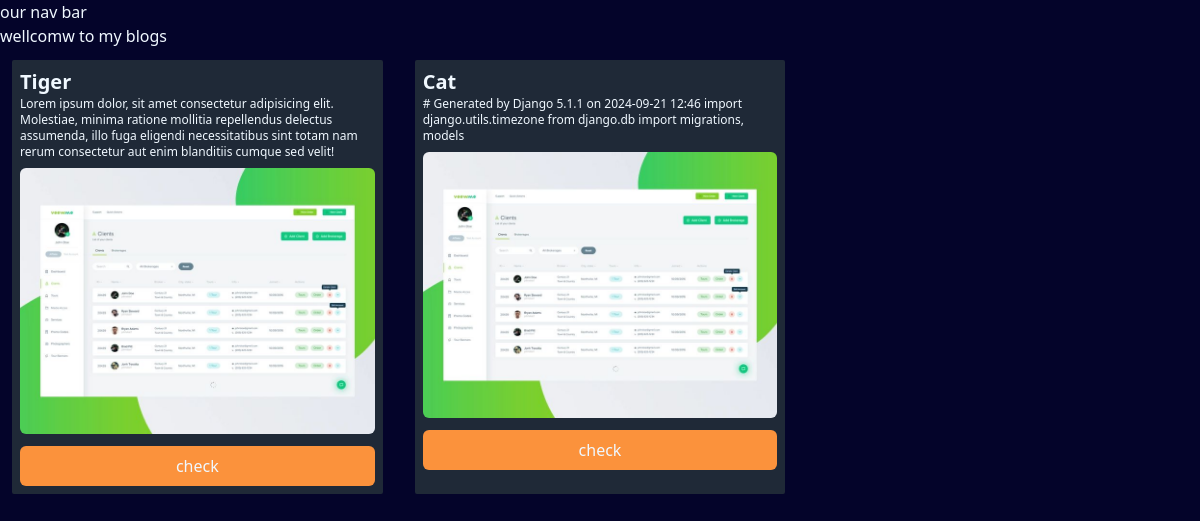
Screenshot of /blog/ with the database file from the repository.
### blog/models.py (models this page shows, shortened)
class Blogs(models.Model):
    BLOG_TYPE = [
        ('P', 'Personal'),
        ('W', 'Work'),
        ('H', 'Health'),
        ('S', 'School'),
        ('O', 'Others'),
    ]
    title = models.CharField(max_length=200)
    content = models.TextField()
    image = models.ImageField(upload_to='images/')
    created_at = models.DateTimeField(default=timezone.now)
    type = models.CharField(max_length=2, choices=BLOG_TYPE, default='')

### blog/views.py (the view)
# urls.py: path('', views.blogs, name="blogs"),
def blogs(request):
    all_blog = Blogs.objects.all()
    return render(request, 'blog/blog.html', {'blogs': all_blog})

### blog/templates/blog/blog.html (shortened to what this page needs)
{% extends "layout.html" %}
{% block content %}
    <p>wellcomw to my blogs</p>
    <div class='grid grid-cols-3 gap-2'>
        {% for blog in blogs  %}
            <div class='bg-gray-800 m-3 p-2 rounded-sm'>
                <h2 class='font-semibold text-xl'>{{ blog.title }}</h2>
                <p class='text-xs'>{{ blog.content }}</p>
                <img class='rounded-md mt-2' src={{blog.image.url}} alt="">
                <button class='mt-3 bg-orange-400 w-full h-10 rounded-md hover:bg-orange-300'>check</button>
            </div>
        {% endfor %}
    </div>
{% endblock %}

### static/style.css (style rules this page uses)
body { background-color: rgb(4, 4, 42); color: aliceblue; }

### rows the page displays
Blogs: title "Tiger", content "Lorem ipsum dolor, sit amet consectetur adipisicing elit. Molestiae, minima ratione mollitia repellendus delectus assumenda, illo fuga eligendi necessitatibus sint totam nam rerum consectetur aut enim blanditiis cumque sed velit!", image (picture)
Blogs: title "Cat", content "# Generated by Django 5.1.1 on 2024-09-21 12:46 import django.utils.timezone from django.db import migrations, models", image (picture)
